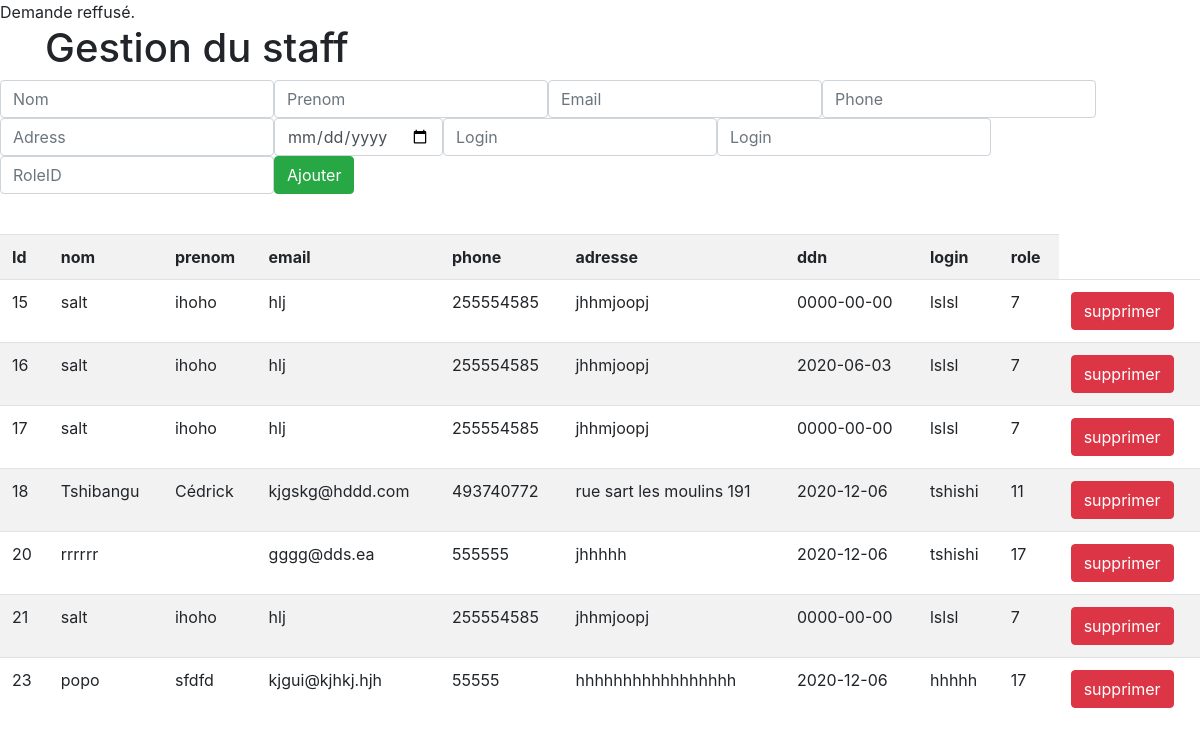
The app's page /3ietc/crud/staff/test.php with its own data.
### tables this page shows
CREATE TABLE `staff` (
  `id` int(11) NOT NULL,
  `first_name` varchar(50) NOT NULL,
  `last_name` varchar(50) NOT NULL,
  `email` varchar(100) NOT NULL,
  `phone` int(11) NOT NULL,
  `adresse` varchar(255) NOT NULL,
  `ddn` date NOT NULL,
  `login` varchar(50) NOT NULL,
  `pass` text NOT NULL,
  `role_id` int(11) NOT NULL
);

### 3ietc/crud/staff/crudStaff.php (called while the page is built, shortened)
<?php
$pdo = new PDO('mysql:host=localhost;
    dbname=ietc_test',
    'root',
    '');
function getAllStaff(){
    global $pdo;
    $sql = "SELECT * FROM ietc_test.staff";
    $stmt = $pdo->prepare($sql);
    $stmt->execute();
    return $stmt->fetchAll(PDO::FETCH_OBJ);
}

### 3ietc/crud/staff/test.php (the view, shortened to what this page needs)
<!DOCTYPE html>
<html lang="en">
<head>
    <link rel="stylesheet" href="https://cdn.jsdelivr.net/npm/bootstrap@4.5.3/dist/css/bootstrap.min.css">
</head>
<body>
<div class="container">
    <h1>Gestion du staff</h1>
</div>
<form action="#" method="get" class="form-inline">
    <input type="text" name="nom" class="form-control" placeholder="Nom" >
    <input type="text" name="prenom" class="form-control" placeholder="Prenom" >
    <input type="email" name="email" class="form-control" placeholder="Email" >
    <input type="number" name="phone" class="form-control" placeholder="Phone" >
    <input type="text" name="adresse" class="form-control" placeholder="Adress" >
    <input type="date" name="ddn" class="form-control" placeholder="Ddn" >
    <input type="text" name="login" class="form-control" placeholder="Login" >
    <input type="password" name="pass" class="form-control" placeholder="Login" >
    <input type="number" name="roleID" class="form-control" placeholder="RoleID" >
    <button class="btn btn-success">Ajouter</button>
</form>
<br>
<table class="table table-striped">
    <tr>
        <th>Id</th>
        <th>nom</th>
        <th>prenom</th>
        <th>email</th>
        <th>phone</th>
        <th>adresse</th>
        <th>ddn</th>
        <th>login</th>
        <th>role</th>
    </tr>
    <?php
    $staff = getAllStaff();
    foreach ($staff as $r) :?>
        <tr>
            <td><?= $r->id ?></td>
            <td><?= $r->first_name ?></td>
            <td><?= $r->last_name ?></td>
            <td><?= $r->email ?></td>
            <td><?= $r->phone ?></td>
            <td><?= $r->adresse ?></td>
            <td><?= $r->ddn ?></td>
            <td><?= $r->login ?></td>
            <td><?= $r->role_id ?></td>
            <td>
                <a href="?StaffAction=delete&id=<?= $r->id ?>" class="btn btn-danger">
                    <span class="glyphicon glyphicon-minus-sign">supprimer</span>
                </a>
            </td>
        </tr>
    <?php endforeach; ?>
</table>
</body>
</html>

### records on screen
staff: id "15", first_name "salt", last_name "ihoho", email "hlj", phone "255554585", adresse "jhhmjoopj", ddn "0000-00-00", login "lslsl", role "7"
staff: id "16", first_name "salt", last_name "ihoho", email "hlj", phone "255554585", adresse "jhhmjoopj", ddn "2020-06-03", login "lslsl", role "7"
staff: id "17", first_name "salt", last_name "ihoho", email "hlj", phone "255554585", adresse "jhhmjoopj", ddn "0000-00-00", login "lslsl", role "7"
staff: id "18", first_name "Tshibangu", last_name "Cédrick", email "kjgskg@hddd.com", phone "493740772", adresse "rue sart les moulins 191", ddn "2020-12-06", login "tshishi", role "11"
staff: id "20", first_name "rrrrrr", email "gggg@dds.ea", phone "555555", adresse "jhhhhh", ddn "2020-12-06", login "tshishi", role "17"
staff: id "21", first_name "salt", last_name "ihoho", email "hlj", phone "255554585", adresse "jhhmjoopj", ddn "0000-00-00", login "lslsl", role "7"
staff: id "23", first_name "popo", last_name "sfdfd", email "kjgui@kjhkj.hjh", phone "55555", adresse "hhhhhhhhhhhhhhhhh", ddn "2020-12-06", login "hhhhh", role "17"
